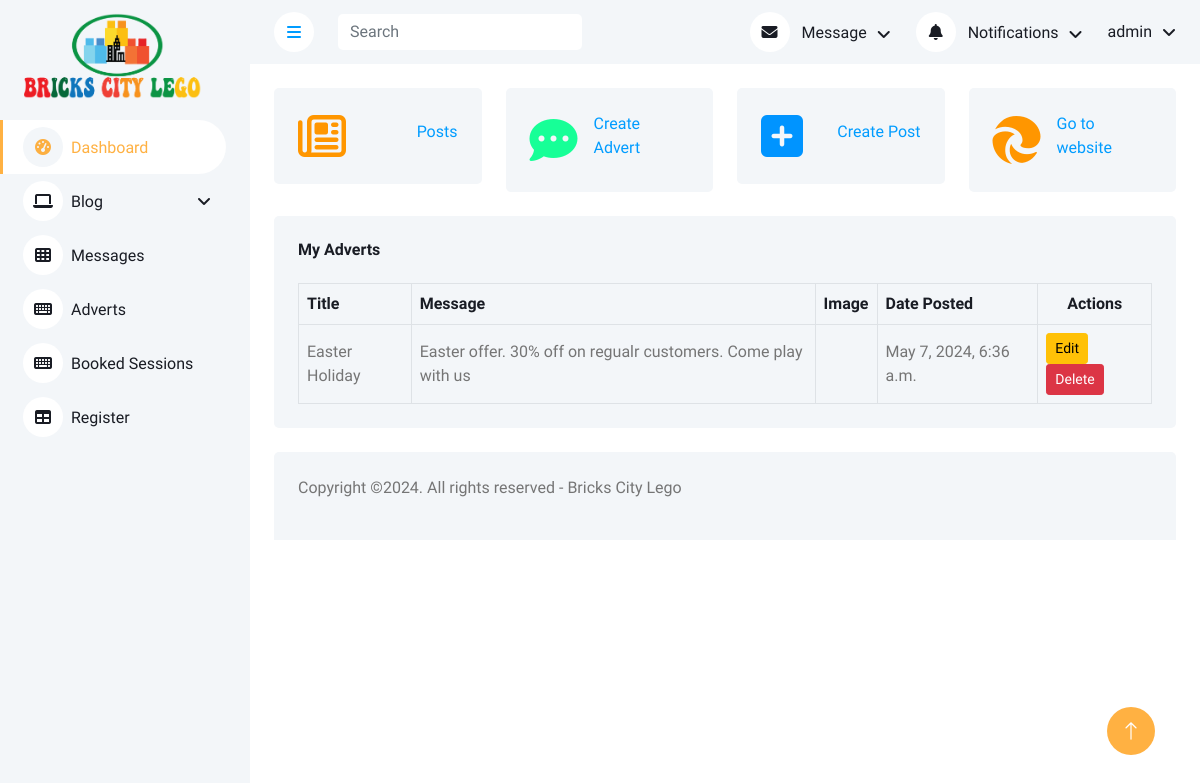
Page /advert/ (signed in) on the earlier database version.
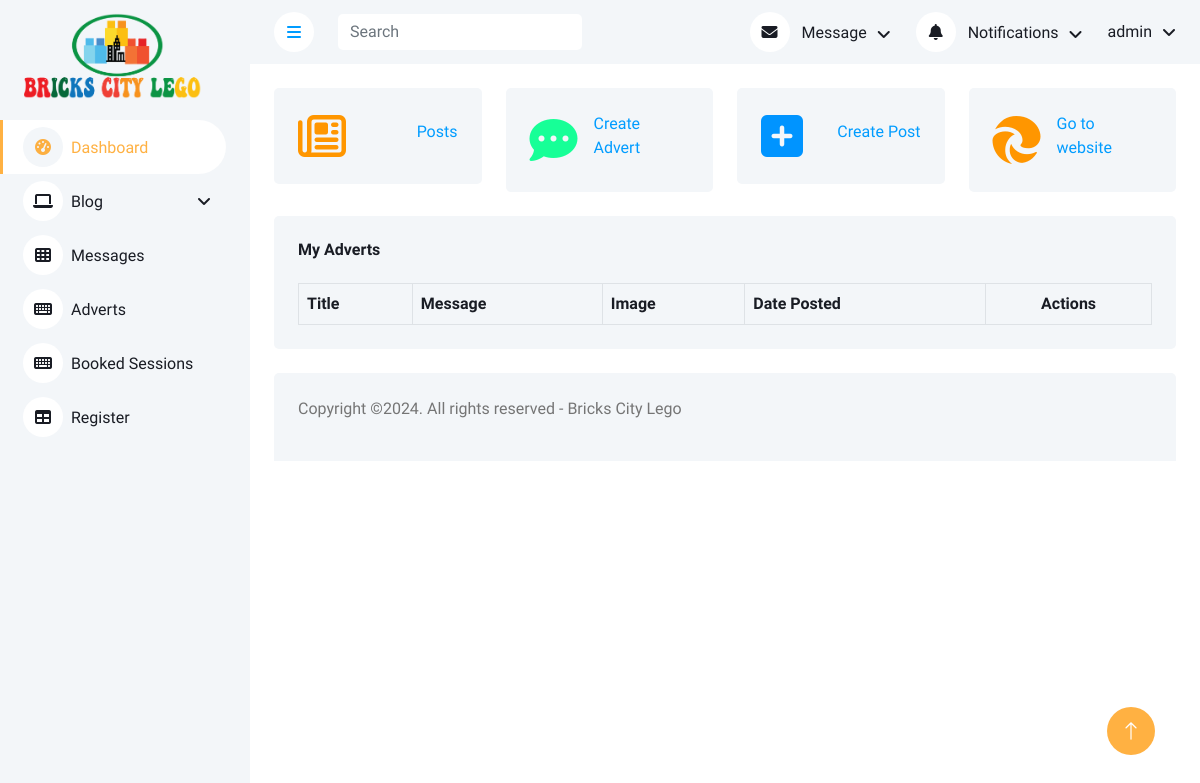
Same page on the later database version.
### BrickCity/models.py (models this page shows, shortened)
class Advert(models.Model):
    title = models.CharField(max_length=50, blank=True, null=True)
    message = models.CharField(max_length=500, blank=True, null=True)
    image = models.ImageField(upload_to='adverts/', blank=True, null=True)
    date_created = models.DateTimeField(auto_now_add=True, blank=True, null=True)

### BrickCity/views.py (the view)
# urls.py: path('advert/', views.advert, name='advert'),
@login_required(login_url='signin')
def advert(request):
    myadverts = Advert.objects.order_by('-date_created')
    context = {'adverts': myadverts}
    return render(request, 'bricksadmin/adverts.html', context)

### BrickCity/templates/bricksadmin/adverts.html (shortened to what this page needs)
{% extends 'bricksadmin/base.html' %}
{% load static %}
{% block content %}
    {% include 'bricksadmin/stats.html' %}
            <div class="container-fluid pt-4 px-4">
                <div class="bg-light text-center rounded p-4">
                    <div class="d-flex align-items-center justify-content-between mb-4">
                        <h6 class="mb-0">My Adverts</h6>
                    </div>
                    <div class="table-responsive">
                        <table class="table text-start align-middle table-bordered table-hover mb-0">
                            <thead>
                                <tr class="text-dark">
                                    <th scope="col">Title</th>
                                    <th scope="col">Message</th>
                                    <th scope="col">Image</th>
                                    <th scope="col">Date Posted</th>
                                    <th scope="col" style="text-align: center">Actions</th>
                                </tr>
                            </thead>
                            <tbody>
                            {% for ad in adverts %}
                                <tr>
                                    <td>{{ ad.title }}</td>
                                    <td>{{ ad.message }}</td>
                                    <td>
                                    </td>
                                    <td>{{ ad.date_created }}</td>
                                    <td>
                                        <a class="btn btn-sm btn-warning" href="{% url 'editadvert' ad.id %}">Edit</a>
                                        <a class="btn btn-sm btn-danger" href="{% url 'deleteadvert' ad.id %}">Delete</a>
                                    </td>
                                </tr>
                            {% endfor %}
                            </tbody>
                        </table>
                    </div>
                </div>
            </div>
{% endblock %}

Differences in the rows shown:
removed Advert: title "Easter Holiday", message "Easter offer. 30% off on regualr customers. Come play with us", date_created "May 7, 2024, 6:36 a.m."
